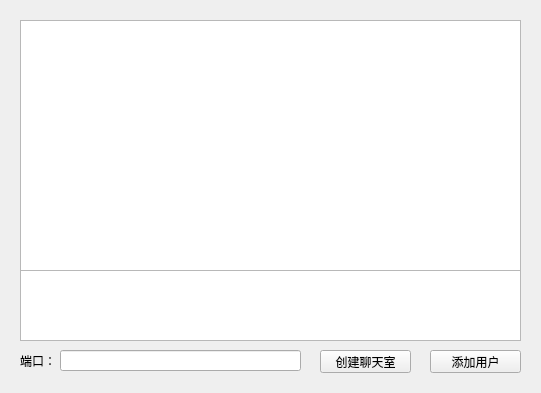
<?xml version="1.0" encoding="UTF-8"?>
<ui version="4.0">
 <class>serverWidget</class>
 <widget class="QWidget" name="serverWidget">
  <property name="geometry">
   <rect>
    <x>0</x>
    <y>0</y>
    <width>541</width>
    <height>393</height>
   </rect>
  </property>
  <property name="windowTitle">
   <string>serverWidget</string>
  </property>
  <widget class="QTextEdit" name="textEdit_readText">
   <property name="geometry">
    <rect>
     <x>20</x>
     <y>20</y>
     <width>501</width>
     <height>251</height>
    </rect>
   </property>
  </widget>
  <widget class="QTextEdit" name="textEdit_writeText">
   <property name="geometry">
    <rect>
     <x>20</x>
     <y>270</y>
     <width>501</width>
     <height>71</height>
    </rect>
   </property>
  </widget>
  <widget class="QLineEdit" name="lineEdit_port">
   <property name="geometry">
    <rect>
     <x>60</x>
     <y>350</y>
     <width>241</width>
     <height>21</height>
    </rect>
   </property>
  </widget>
  <widget class="QLabel" name="label">
   <property name="geometry">
    <rect>
     <x>20</x>
     <y>350</y>
     <width>41</width>
     <height>21</height>
    </rect>
   </property>
   <property name="text">
    <string>端口：</string>
   </property>
  </widget>
  <widget class="QPushButton" name="pushButton_createRoom">
   <property name="geometry">
    <rect>
     <x>320</x>
     <y>350</y>
     <width>91</width>
     <height>23</height>
    </rect>
   </property>
   <property name="text">
    <string>创建聊天室</string>
   </property>
  </widget>
  <widget class="QPushButton" name="pushButton_addUser">
   <property name="geometry">
    <rect>
     <x>430</x>
     <y>350</y>
     <width>91</width>
     <height>23</height>
    </rect>
   </property>
   <property name="text">
    <string>添加用户</string>
   </property>
  </widget>
 </widget>
 <resources/>
 <connections/>
</ui>
